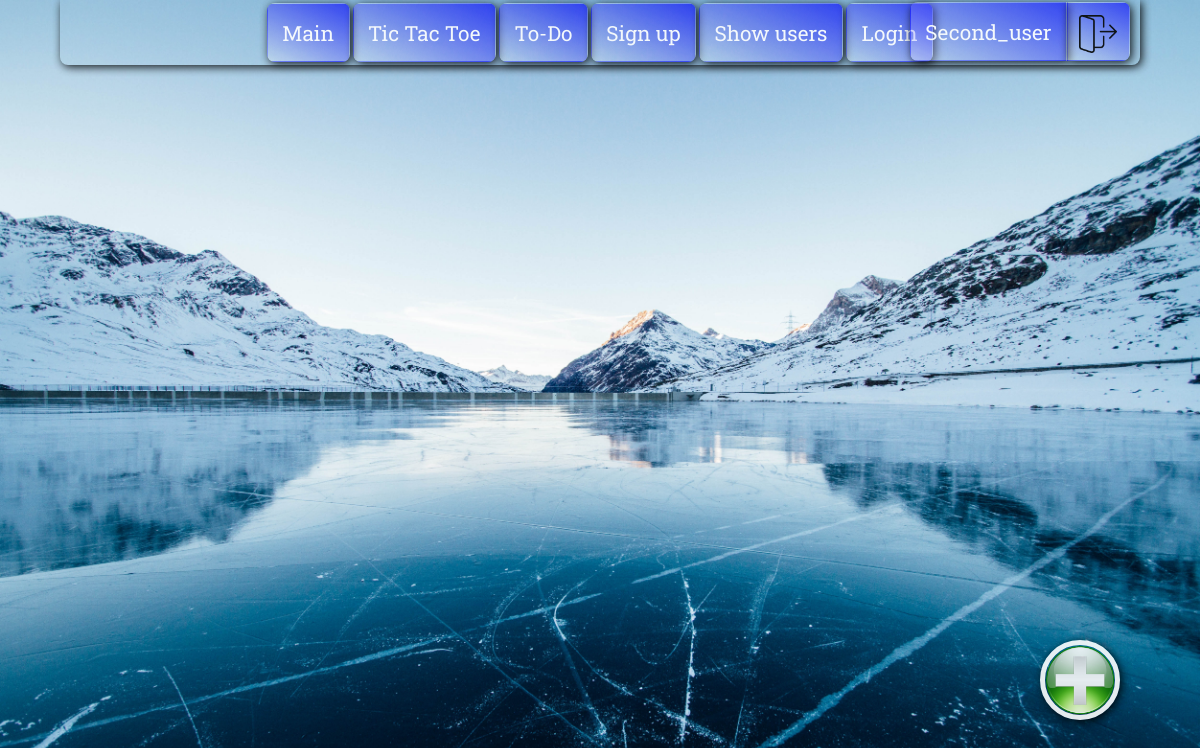
/to_do_list/ (signed in), run on an earlier commit of the app's database.
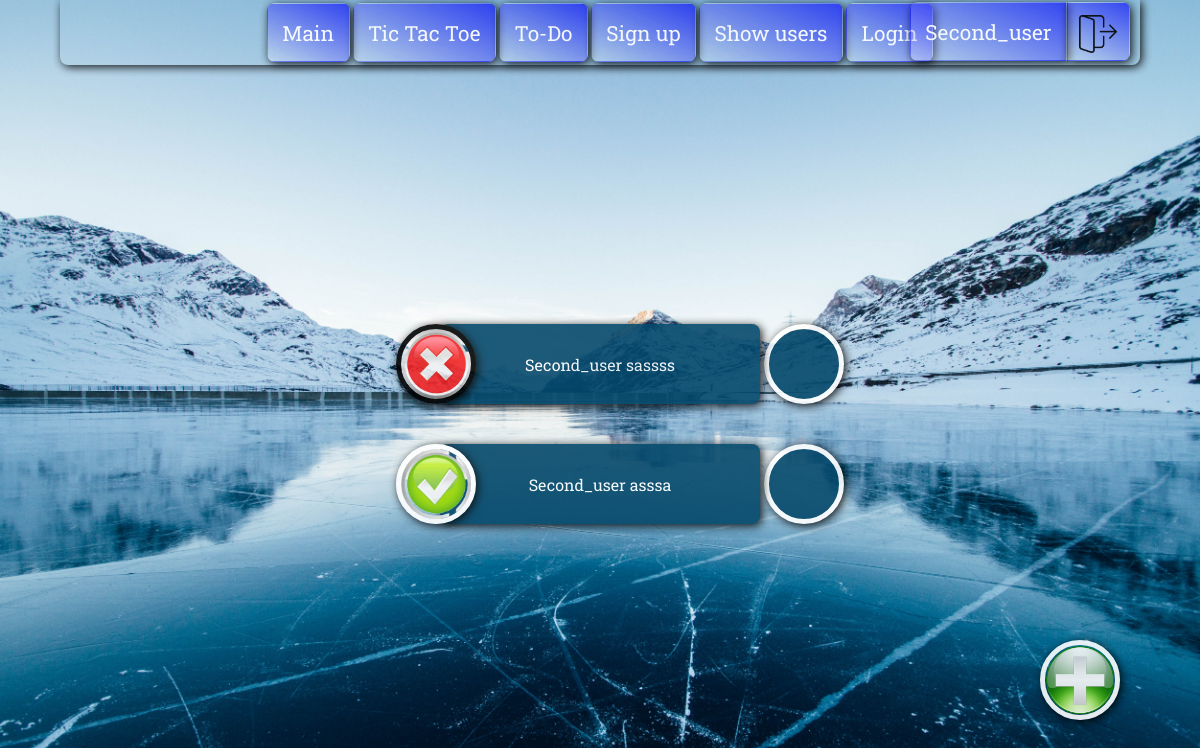
And on a later commit of the database.
### some_app/models.py (models this page shows, shortened)
class ToDoList(Model):
    user_id = ForeignKey(User, on_delete=CASCADE)
    to_do_message = CharField(max_length=80)
    done_or_not = ForeignKey(DoneOrNot, on_delete=CASCADE, default=1)

### some_app/views.py (the view)
# urls.py: path('to_do_list/', to_do_list, name='To-Do-List'),
@login_required(login_url="login_page")
def to_do_list(request):
    to_do_user = request.user.id
    to_do_list = ToDoList.objects.filter(user_id=to_do_user)
    done_or_not = DoneOrNot.objects.all()
    task_done = DoneOrNot.objects.get(id=2)
    task_not_done = DoneOrNot.objects.get(id=1)
    user_instance = User.objects.get(id=to_do_user)
    context = {"to_do_list" : to_do_list, "done_or_not": done_or_not}
    if request.method == "POST":
        if "id_to_delete" in request.POST.dict():
            id_to_delete = request.POST.dict()["id_to_delete"]
            ToDoList.objects.filter(id=id_to_delete).delete()
            return render(request, "some_app/to_do_list.html", context)
        elif "done_or_not" in request.POST.dict():
            datastream = request.POST.dict()["done_or_not"]
            current_value = ToDoList.objects.get(id=datastream)
            if current_value.done_or_not == task_done:
                ToDoList.objects.filter(id=datastream).update(done_or_not=task_not_done)
                print(f"Task {datastream}, ({current_value.to_do_message}) updated to Not Done!")
            elif current_value.done_or_not == task_not_done:
                ToDoList.objects.filter(id=datastream).update(done_or_not=task_done)
                print(f"Task {datastream}, ({current_value.to_do_message}) updated to Done!")
            return render(request, "some_app/to_do_list.html", context)
        elif "add-todo" in request.POST.dict():
            print(request.POST.dict()["content"])
            content = request.POST.dict()["content"]
            db_connection = ToDoList(user_id=user_instance, to_do_message=content, done_or_not=task_not_done)
            db_connection.save()
            return render(request, "some_app/to_do_list.html", context)
        else:
            return render(request, "some_app/to_do_list.html", context)
    else:
        return render(request, "some_app/to_do_list.html", context)

### some_app/models.py (called while the page is built)
    def __str__(self):
        return self.done_or_not

### some_app/templates/some_app/to_do_list.html (shortened to what this page needs)
{% extends "some_app/base_template.html" %}
{% load static %}
    {% block content %}
    <div class="todo-container">
    {% for todo in to_do_list %}
    <div class="todo-button">
            <form id="todoForm" action="" method="post" enctype="multipart/form-data">
            <label for={{todo.id}}>
            {% if todo.done_or_not == done_or_not.1 %}
            <span class="move-button task-done"></span>
            {% elif todo.done_or_not == done_or_not.0 %}
            <span class="move-button task-notDone"></span>
            {% endif %}
            </label>
            </form>
        <span class="todo-container__item">{{ todo.to_do_message }}</span>
        <span class="todo-container__delete">
            <form action="" method="post">
            <input type="image" class="todo-container__delete__img" alt="Delete" src="{% static 'some_app/images/delete.jpg' %}">
            </form>
        </span>
    </div>
    {% endfor %}
</div>
<div class="todo-add-activator"></div>
    {% endblock %}

What changed in the data, as far as the page shows it:
added ToDoList: to_do_message "Second_user sassss"
added ToDoList: to_do_message "Second_user asssa"
